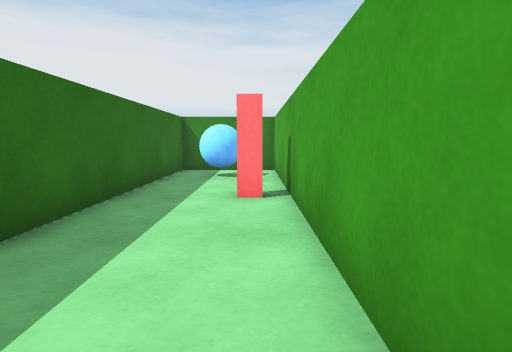
[1] (above)

21 first-person views from a walk through a Unity game level. The camera is 0.55 m above the floor, tilts 6° down and sees 75° across. The floor is counted in squares, 0.5 m on a side. Each view is taken from the middle of a square. On the plan, view 1 faces up. The plan holds only what a view shows up to about 13 squares ahead; the rest is blank.

[2]
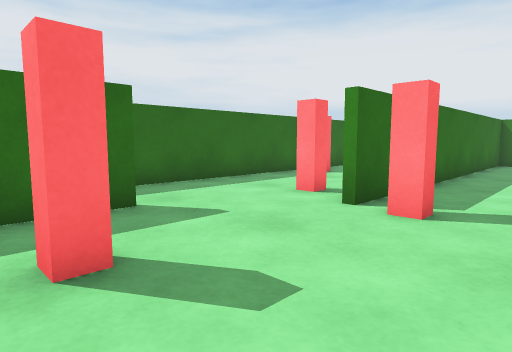

[3]
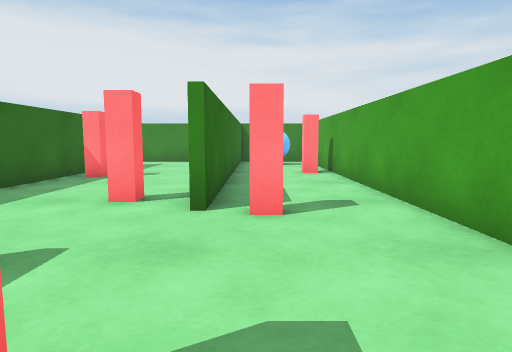

[4]
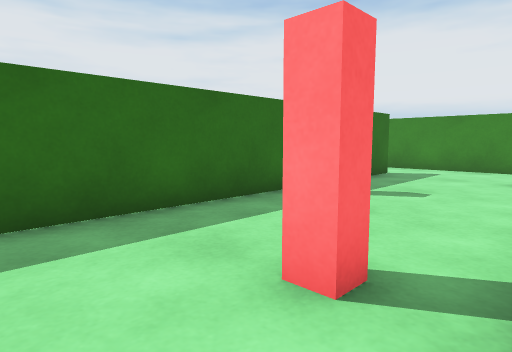

[5]
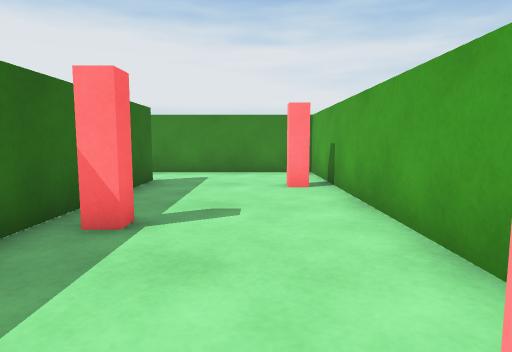

[6]
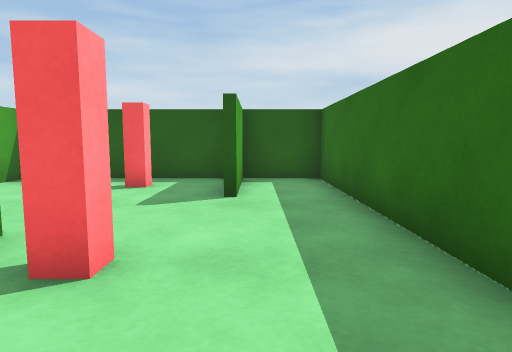

[7]
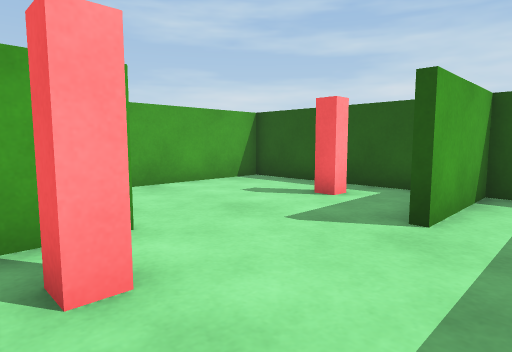

[8]
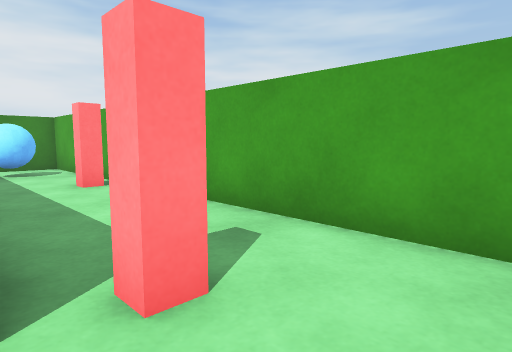

[9]
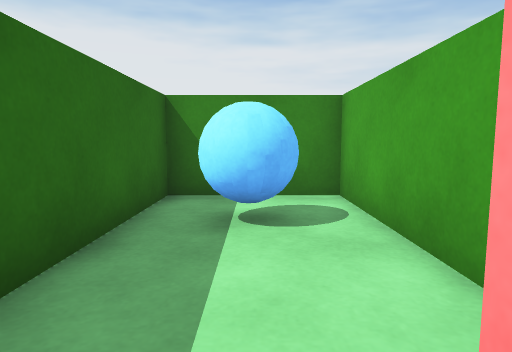

[10]
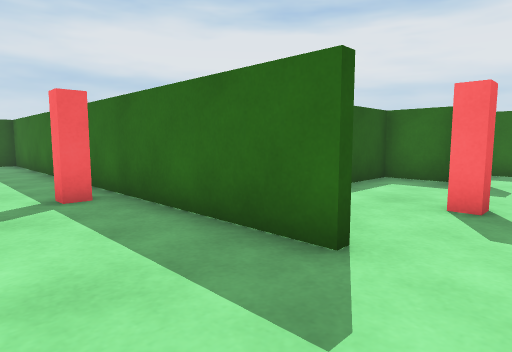

[11]
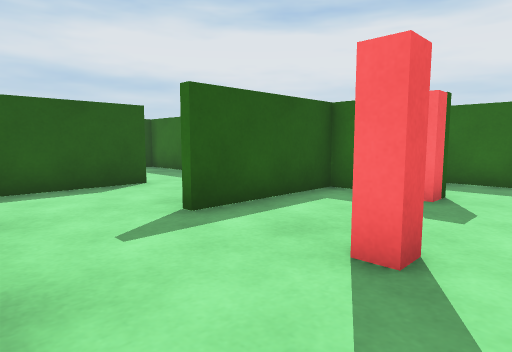

[12]
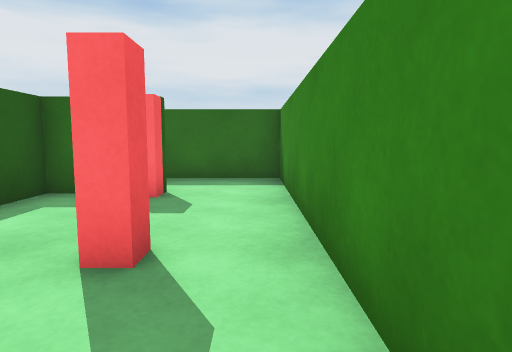

[13]
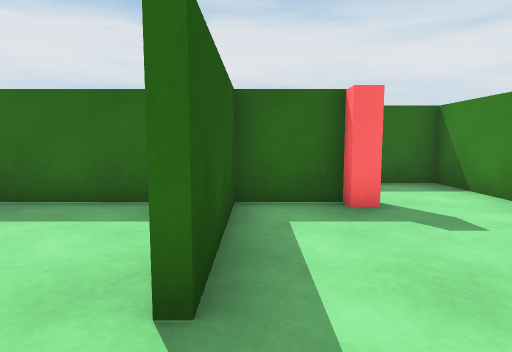

[14]
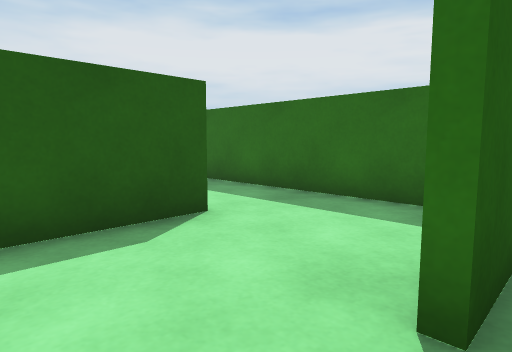

[15]
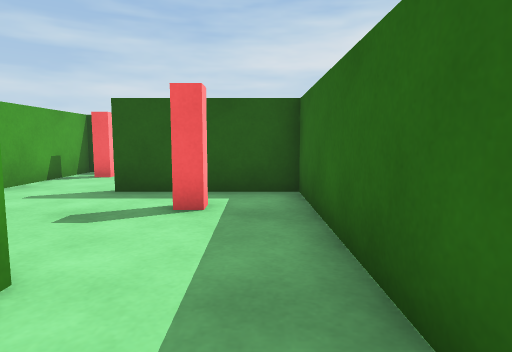

[16]
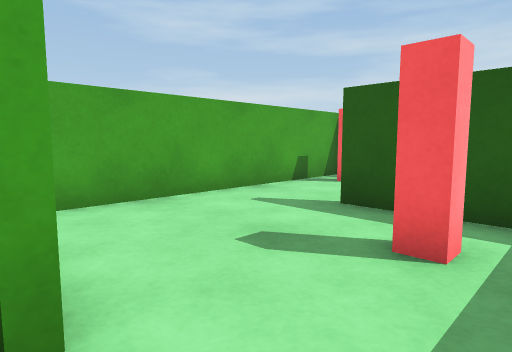

[17]
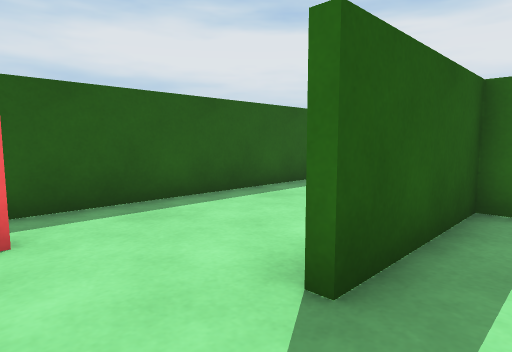

[18]
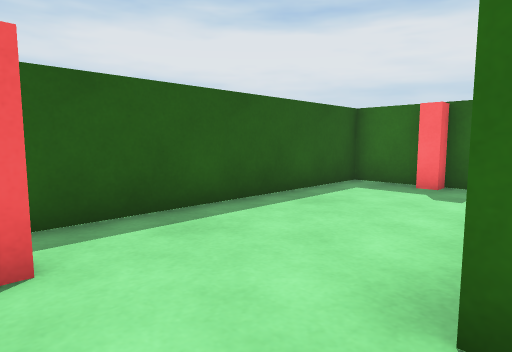

[19]
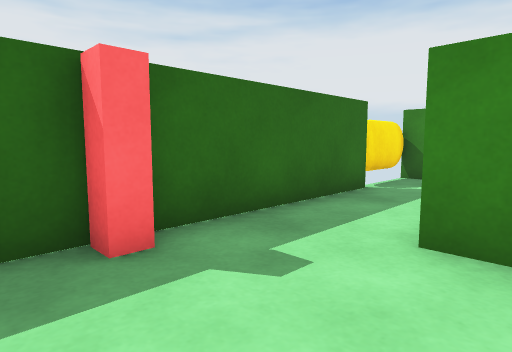

[20]
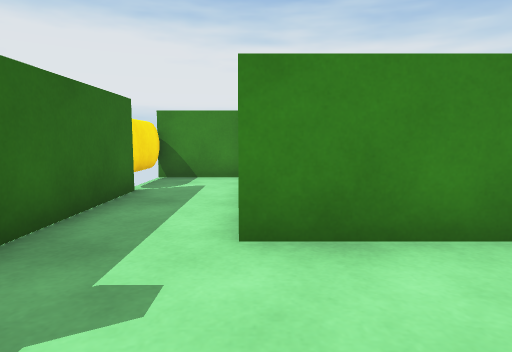

[21]
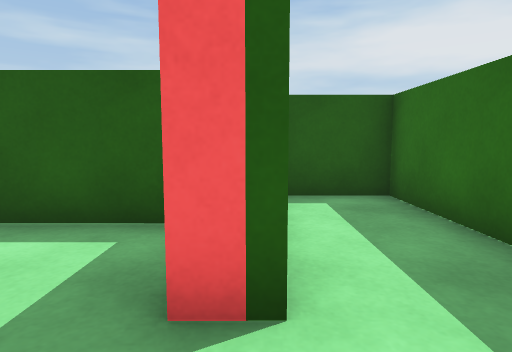

### Floor plan
Points are (right, up) in squares from view 1. A wall is a line through its corners. A room is listed if a view was taken in it or the views show most of it. See-through windows are left out.
Room 1 (views 1, 2, 3, 4, 8, 9)
walls: (-1.6, 0.4) (-1.6, -0.1) (-2.1, -0.1); (0.2, 6.4) (-0.4, 6.4) (-0.4, 7); (-5.4, -2.4) (-5.4, -4.4); (-2.8, -3.9) (-2.8, -4.4) (-3.4, -4.4) (-3.4, -3.9) (-2.8, -3.9); (-5.1, -5.7) (0.7, -5.7) (0.7, 12.7) (-2.8, 12.7) (-2.8, 0.1)
ways out: opening at (-4, -1.5) to room 2
objects: blue ball (-2, 10) to (-1, 11)
Room 2 (views 5, 6, 7, 10, 11, 12)
walls: (-7.2, 5.5) (-6.7, 5.5) (-6.7, 5.1) (-7.2, 5.1); (-3, 3.5) (-3, 12.7) (-8.5, 12.7); (-3.6, 8.9) (-4.2, 8.9) (-4.2, 9.4); (-7.9, 10.4) (-7.9, -5.7) (-5.6, -5.7) (-5.6, -2.5); (-3, 0.1) (-3, 1.6); (-2.1, -0.1) (-2.1, 0.4)
ways out: opening at (-4, -1.5) to room 1; opening at (-8, 11.5) to room 3
Room 3 (views 13, 14, 21)
walls: (-11.4, 10.9) (-10.9, 10.9) (-10.9, 10.4); (-14.9, 9.6) (-14.9, 7.6) (-10.9, 7.6); (-15.2, 10.1) (-14.5, 10.1) (-14.5, 9.6); (-8.5, 12.7) (-15.5, 12.7)
ways out: opening at (-8, 11.5) to room 2; opening at (-15, 11.5) to room 7; opening at (-9.5, 7) to room 8
Room 4 (view 15)
walls: (-14.9, 6.1) (-14.9, 4.4)
ways out: opening at (-13.5, 4) to room 5; opening at (-11.5, 5.5) to room 8
Room 5 (views 16, 17, 18)
walls: (-13.2, 0.2) (-13.2, 0.8) (-12.6, 0.8); (-8.1, -1.5) (-8.1, 2.6); (-14.9, 4.4) (-14.9, -1.2) (-10.9, -1.2)
ways out: opening at (-13.5, 4) to room 4; opening at (-9.5, -1) to room 6
Room 6 (views 19, 20)
walls: (-12.1, -1.4) (-15.2, -1.4); (-17.6, -3.4) (-17.1, -3.4) (-17.1, -3.8) (-17.6, -3.8); (-17.7, 2.4) (-17.7, -5.7) (-8.1, -5.7) (-8.1, -1.5); (-15.5, 5.1) (-18, 5.1); (-17.7, 4.6) (-17.7, 3.9); (-17.9, 4.5) (-17.9, 3.9)
ways out: opening at (-9.5, -1) to room 5
Room 7 (no view inside)
walls: (-15.5, 12.7) (-17.7, 12.7) (-17.7, 5.3) (-15.6, 5.3)
ways out: opening at (-15, 11.5) to room 3
Room 8 (no view inside)
walls: (-12.2, 3.8) (-9, 3.8)
ways out: opening at (-9.5, 7) to room 3; opening at (-11.5, 5.5) to room 4

Positions as (right, up) in squares from view 1, and headings:
1: (0, 0), facing up
2: (0, -5), facing up-left
3: (-2, -5), facing up
4: (-3, -1), facing up-left
5: (-5, 1), facing up
6: (-6, 4), facing down
7: (-7, 2), facing down-right
8: (-3, -2), facing up-right
9: (-1, 6), facing up
10: (-5, 12), facing down-left
11: (-8, 12), facing down-left
12: (-8, 12), facing left
13: (-9, 8), facing left
14: (-9, 8), facing down-left
15: (-14, 6), facing down
16: (-14, 4), facing down-right
17: (-9, 0), facing down-left
18: (-9, -1), facing down-left
19: (-14, -5), facing up-left
20: (-15, -5), facing up
21: (-15, 12), facing down
